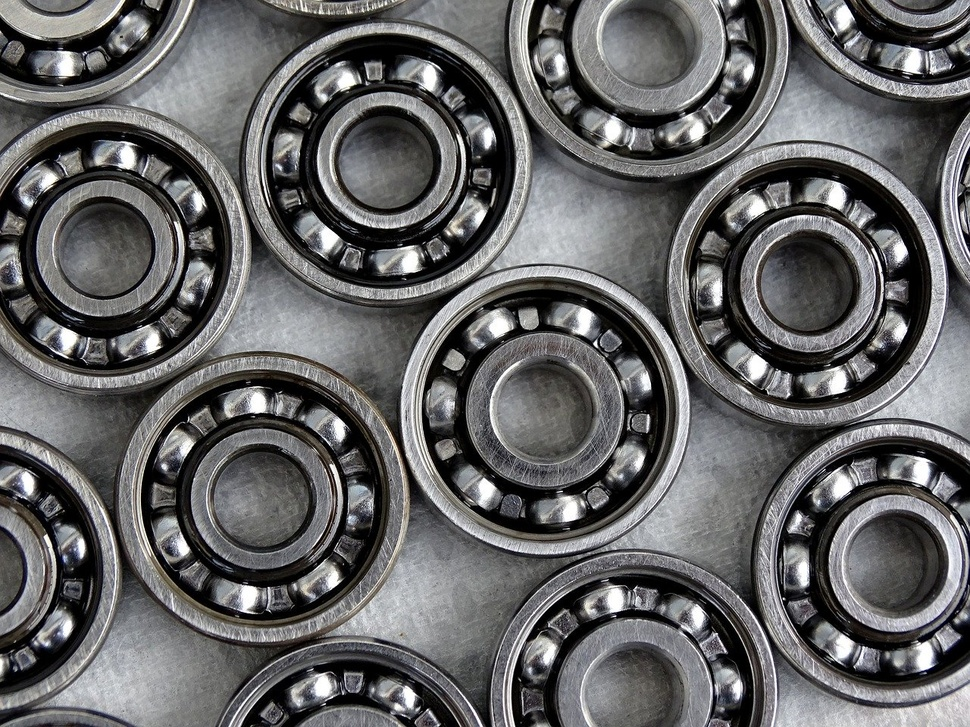
#> input picture DM_class/CV/assignment 2/pil/pil/input.jpg, 970 x 727 px, shrunk from 1280 x 960 before the run
$ python circle.py   (older library calls are emulated)
#> lines starting #> are read from the running program, lines starting #| are printed output that depends on the picture
from PIL import Image, ImageDraw
from math import sqrt, pi, cos, sin
from canny import canny_edge_detector
from MyCannyEdgeDetectorDemo import myCannyEdgeDetector,gaussian,convolve,sobel_filters,comput_Non_maximum_suppression
from collections import defaultdict
import matplotlib.pyplot as plt
from skimage import color, io,feature
import numpy as np


input_image = io.imread("input.jpg")   # Load image
#> input_image is the input picture: shape (727, 970, 3); mean R, G, B 99.4, 99.2, 100
input_image_gray = color.rgb2gray(input_image)   # rgb2gray
input_image_canny = feature.canny(input_image_gray, sigma=1)   # edge detector, also can use the assignment1
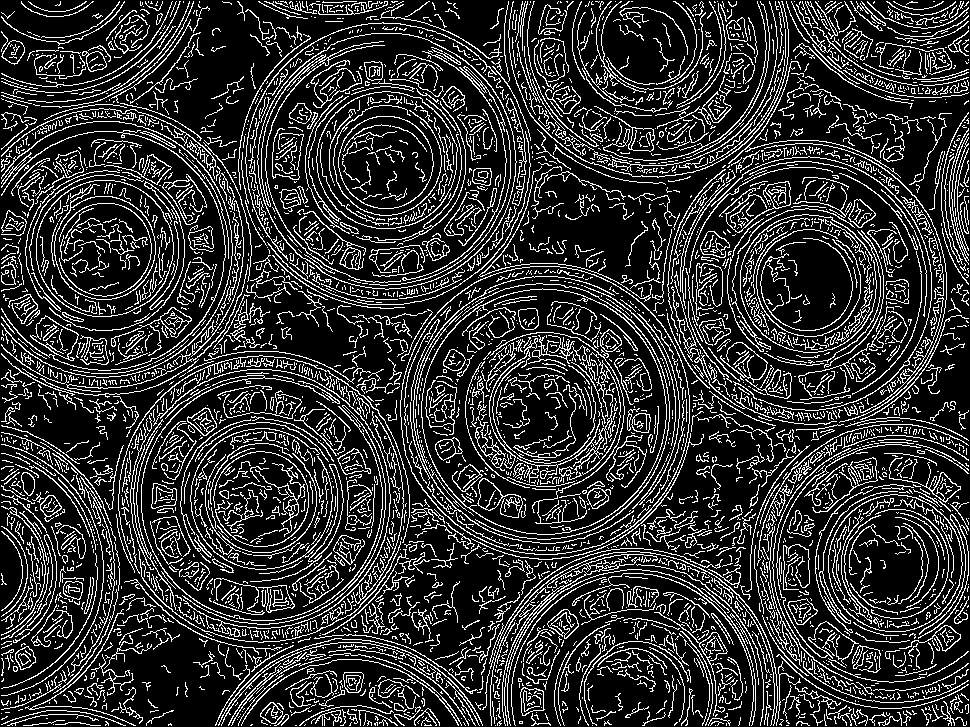
#> input_image_canny: shape (727, 970) bool; 19.4% white in thin lines or dots
print(input_image_canny.shape)
#| (727, 970)
#> (the run stopped early here; a loop or call above may not have finished)
